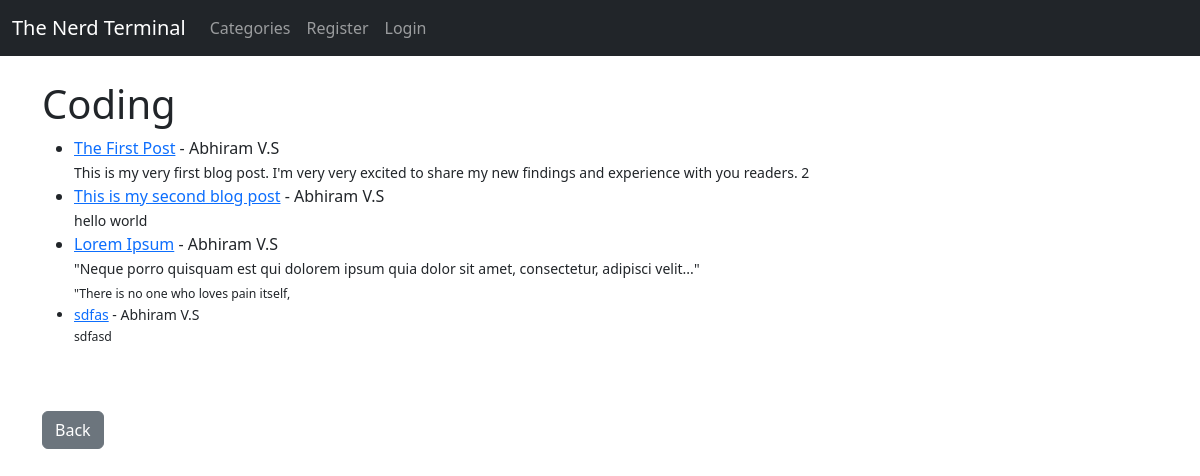
The app's page /category/coding/, older data.
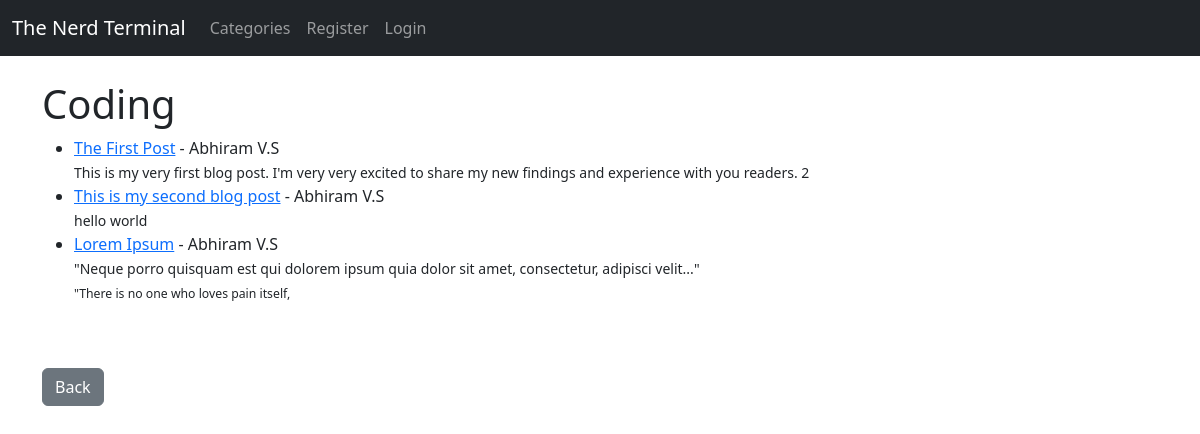
The same page, newer data.
### myblog/models.py (models this page shows, shortened)
class Post(models.Model):
    title = models.CharField(max_length=255)
    title_tag = models.CharField(max_length=255)
    author = models.ForeignKey(User, on_delete=models.CASCADE)
    body = models.TextField()
    post_date = models.DateField(auto_now_add=True)
    category = models.CharField(max_length=100, default='coding')
    likes = models.ManyToManyField(User, related_name='blog_post')

### myblog/views.py (the view)
# urls.py: path('category/<str:cats>/', CategoryView, name="category"),
def CategoryView(request, cats):
    category_posts = Post.objects.filter(category=cats.replace('-', ' '))
    return render(request, 'categories.html', {'cats': cats.replace('-', ' ').title(), 'category_posts':category_posts})

### myblog/templates/categories.html (shortened to what this page needs)
{% extends 'base.html' %}
{% block content %}
    {% if category_posts %}
        <h1>{{ cats }}</h1>
        <ul>
        {% for post in category_posts %}
            <li>
                <a href="{% url 'article-view' post.pk %}">{{ post.title }}</a> - {{ post.author.first_name }} {{ post.author.last_name }}
                <small>
                    <br>
                    {{ post.body|slice:":150"|safe }}
                </small>
            </li>
        {% endfor %}
        </ul>
        <br><br>
        <a href="{% url 'category-list' %}" class="btn btn-secondary">Back</a>
    {% else %}
        404 page not found.
    {% endif %}
{% endblock %}

Row changes from the older to the newer data that the page shows:
removed Post: title "sdfas", author.first_name "Abhiram", author.last_name "V.S", body "sdfasd"
